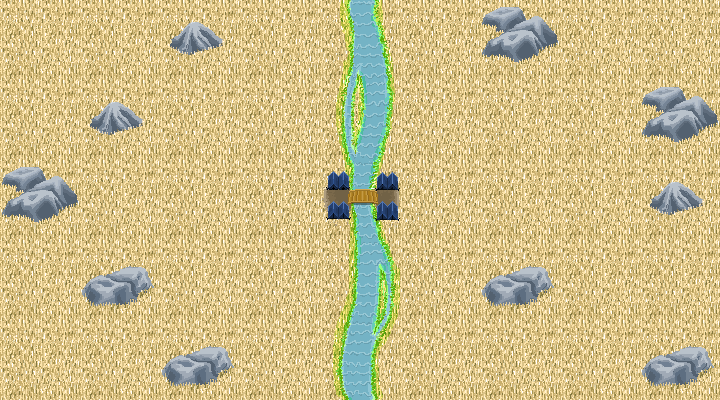

The image is a tile-based game level rendered from a .tmx file. Its description and source (layers, tilesets, objects; grid data summarised) follow:
An orthogonal 9x5 tile map with 80x80 px tiles, 1 tile layer (Tile Layer 1), 2 tilesets.

<map version="1.0" orientation="orthogonal" width="9" height="5" tilewidth="80" tileheight="80">
 <tileset firstgid="1" name="tiles" tilewidth="80" tileheight="80">
  <image source="tileset.png" width="400" height="80" />
  <tile id="0">
   <properties>
    <property name="type" value="plain" />
   </properties>
  </tile>
  <tile id="1">
   <properties>
    <property name="type" value="mountain1" />
   </properties>
  </tile>
  <tile id="2">
   <properties>
    <property name="type" value="mountain2" />
   </properties>
  </tile>
  <tile id="3">
   <properties>
    <property name="type" value="mountain3" />
   </properties>
  </tile>
 </tileset>
 <tileset firstgid="6" name="rivertiles" tilewidth="80" tileheight="80">
  <image source="rivertileset.png" width="240" height="400" />
  <tile id="0">
   <properties>
    <property name="animated" value="r1f1" />
    <property name="frame" value="1" />
    <property name="tile" value="1" />
    <property name="type" value="river" />
   </properties>
  </tile>
  <tile id="1">
   <properties>
    <property name="animated" value="r1f2" />
    <property name="frame" value="2" />
    <property name="tile" value="1" />
   </properties>
  </tile>
  <tile id="2">
   <properties>
    <property name="animated" value="r1f3" />
    <property name="frame" value="3" />
    <property name="tile" value="1" />
   </properties>
  </tile>
  <tile id="3">
   <properties>
    <property name="animated" value="r2f1" />
    <property name="frame" value="1" />
    <property name="tile" value="2" />
    <property name="type" value="river" />
   </properties>
  </tile>
  <tile id="4">
   <properties>
    <property name="animated" value="r2f2" />
    <property name="frame" value="2" />
    <property name="tile" value="2" />
   </properties>
  </tile>
  <tile id="5">
   <properties>
    <property name="animated" value="r2f3" />
    <property name="frame" value="3" />
    <property name="tile" value="2" />
   </properties>
  </tile>
  <tile id="6">
   <properties>
    <property name="animated" value="r3f1" />
    <property name="frame" value="1" />
    <property name="tile" value="3" />
    <property name="type" value="entertown" />
   </properties>
  </tile>
  <tile id="7">
   <properties>
    <property name="animated" value="r3f2" />
    <property name="frame" value="2" />
    <property name="tile" value="3" />
   </properties>
  </tile>
  <tile id="8">
   <properties>
    <property name="animated" value="r3f3" />
    <property name="frame" value="3" />
    <property name="tile" value="3" />
   </properties>
  </tile>
  <tile id="9">
   <properties>
    <property name="animated" value="r4f1" />
    <property name="frame" value="1" />
    <property name="tile" value="4" />
    <property name="type" value="river" />
   </properties>
  </tile>
  <tile id="10">
   <properties>
    <property name="animated" value="r4f2" />
    <property name="frame" value="2" />
    <property name="tile" value="4" />
   </properties>
  </tile>
  <tile id="11">
   <properties>
    <property name="animated" value="r4f3" />
    <property name="frame" value="3" />
    <property name="tile" value="4" />
   </properties>
  </tile>
  <tile id="12">
   <properties>
    <property name="animated" value="r5f1" />
    <property name="frame" value="1" />
    <property name="tile" value="5" />
    <property name="type" value="river" />
   </properties>
  </tile>
  <tile id="13">
   <properties>
    <property name="animated" value="r5f2" />
    <property name="frame" value="2" />
    <property name="tile" value="5" />
   </properties>
  </tile>
  <tile id="14">
   <properties>
    <property name="animated" value="r5f3" />
    <property name="frame" value="3" />
    <property name="tile" value="5" />
   </properties>
  </tile>
 </tileset>
 <layer name="Tile Layer 1" width="9" height="5">
  <data>[45 cells, 45 non-empty, 9 distinct tile ids]</data>
 </layer>
</map>